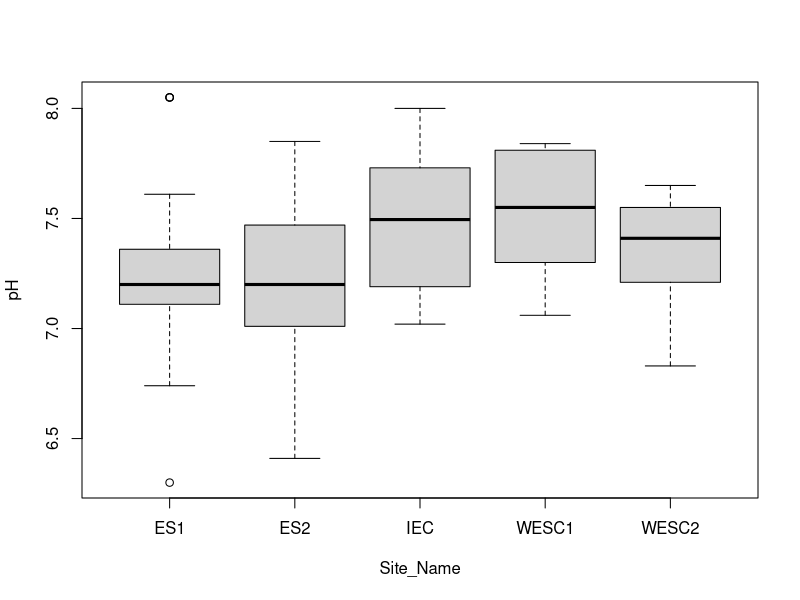
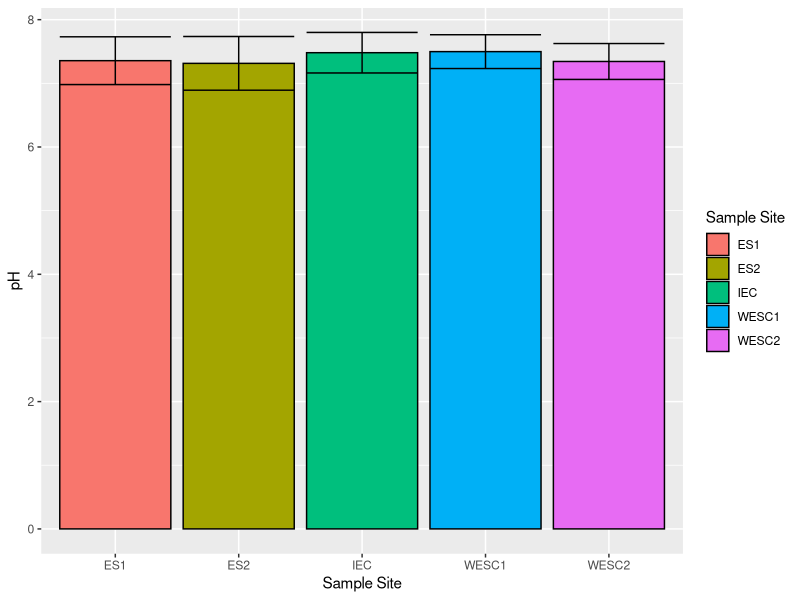
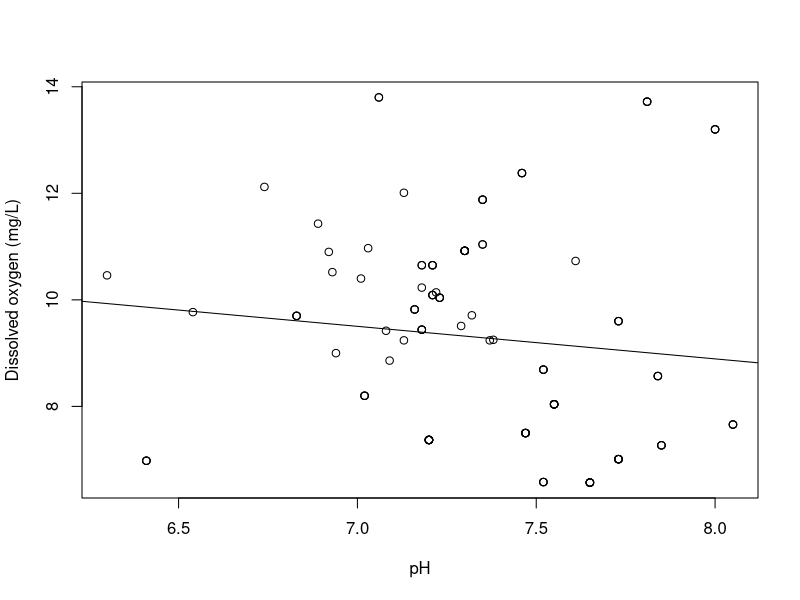
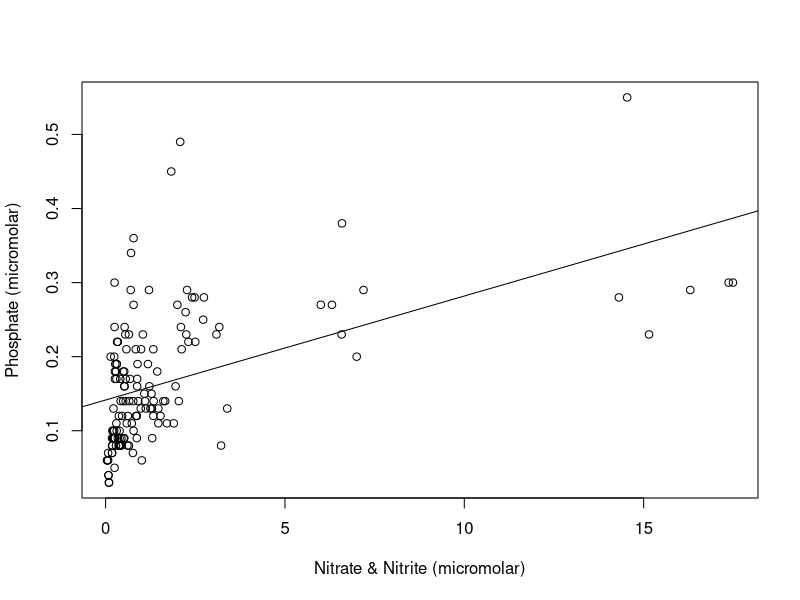

These charts were generated, in order, by the following R code:
## ---- chunk 1
#for example:
2 + 2

#hint: in RStudio Cloud, click on the green triangle in the top right corner of this chunk, then look at the console below for the output!
## ---- chunk 2

getwd() #tells you current working directory information

###note that you must tell R to run (either through keyboard shortcuts or by clicking Run) each line of code or nothing will happen!!

## ---- chunk 3

Elwha_data <- read.csv("Elwha_estuary_water_quality_2006-2014.csv",check.names = F) #reading in our .csv
View(Elwha_data) #look at the data frame you created
colnames(Elwha_data)

## ---- chunk 4

colnames(Elwha_data)[colnames(Elwha_data) == "Nitrate + Nitrite concentration"] <- "Nitrate_Nitrite concentration" #rename column to remove +
colnames(Elwha_data)[colnames(Elwha_data) == "% Dissolved oxygen"] <- "Perc Dissolved oxygen" #rename column to remove %

names(Elwha_data) <- gsub(" ", "_", names(Elwha_data)) #replace spaces with underscores

Elwha_data[Elwha_data == "NS"] <- NA #replaces "NS", which stands for "no sample was collected" with NA, the correct syntax for R to recognize a missing value

Elwha_data <- Elwha_data[1:147,] #gets rid of a few extra, empty rows that were hanging around for no reason

## ---- chunk 5
str(Elwha_data) #tells us about our data frame
Elwha_data[1:5,1:5] #lets us preview the first 5 rows and columns, respectively - [r,c], and the : between numbers means that you are looking at the continuous range between them, like what appears in Excel when you select consecutive cells. You could read it as "through," so that 1:5 would read 1 through 5.
## ---- chunk 6

Elwha_data$Dam_Condition <- as.factor(Elwha_data$Dam_Condition) #the dollar sign helps us give R an absolute reference, similar to Excel syntax
Elwha_data$Site_Name <- as.factor(Elwha_data$Site_Name)

Elwha_data$Phosphate_concentration <- as.numeric(Elwha_data$Phosphate_concentration)
Elwha_data$Nitrate_Nitrite_concentration <- as.numeric(Elwha_data$Nitrate_Nitrite_concentration)
Elwha_data$Ammonium_concentration <- as.numeric(Elwha_data$Ammonium_concentration)
Elwha_data$Salinity <- as.numeric(Elwha_data$Salinity)
Elwha_data$Temperature <- as.numeric(Elwha_data$Temperature)
Elwha_data$Turbidity <- as.numeric(Elwha_data$Turbidity)
Elwha_data$Dissolved_oxygen <- as.numeric(Elwha_data$Dissolved_oxygen)
Elwha_data$Perc_Dissolved_oxygen <- as.numeric(Elwha_data$Perc_Dissolved_oxygen)
Elwha_data$pH <- as.numeric(Elwha_data$pH)

## ---- chunk 7

str(Elwha_data)

## ---- chunk 8

mean_pH <- mean(Elwha_data$pH); mean_pH

## ---- chunk 9

mean_pH <- mean(Elwha_data$pH, na.rm = TRUE); mean_pH #remove rows within column with value NA

## ---- chunk 10

median(Elwha_data$pH, na.rm=TRUE)

## ---- chunk 11

#you can use a semi-colon to combine multiple commands to be more efficient
min(Elwha_data$pH, na.rm = TRUE); max(Elwha_data$pH, na.rm = TRUE)

## ---- chunk 12

sd_pH <- sd(Elwha_data$pH, na.rm = TRUE); sd_pH

## ---- chunk 13

mean_pH <- mean(Elwha_data$pH, na.rm = TRUE)
std_pH <-sd(Elwha_data$pH, na.rm = TRUE)
error <- qnorm(0.975)*std_pH/sqrt(147) #147 is the total number of observations (our n), which is found in the str() output
left <- mean_pH-error
right <- mean_pH+error
left; right

## ---- chunk 14

ttest <- t.test(pH~Dam_Condition, data=Elwha_data); ttest

## ---- chunk 15

during_dam <- subset(Elwha_data,Elwha_data$Dam_Condition=="During removal")
during_dam[1:5,1:5]

## ---- chunk 16

pH_ANOVA <- aov(pH~Site_Name, data=during_dam)
summary(pH_ANOVA)

## ---- chunk 17

plot(pH~Site_Name, data=Elwha_data)

## ---- chunk 18
chooseCRANmirror(ind=1)
install.packages("plyr",repos='http://cran.us.r-project.org')
install.packages("dplyr",repos='http://cran.us.r-project.org') #different packages house different sets of functions - we need a function in package plyr
library(plyr) #tells R to open the library of functions contained in plyr
library(dplyr) #tells R to open the library of functions contained in dplyr

for_aov_plot <- ddply(during_dam,~Site_Name,summarize,mean=mean(pH, na.rm=TRUE),sd=sd(pH, na.rm = TRUE))

for_aov_plot

install.packages("ggplot2")
library(ggplot2)

plot <- ggplot(for_aov_plot, aes(x=Site_Name, y=mean)) + geom_bar(aes(fill=Site_Name),stat="identity", color="black", position=position_dodge()) + geom_errorbar(aes(ymin=mean-sd, ymax=mean+sd)) + labs(x="Sample Site",y="pH",fill="Sample Site")

plot

## ---- chunk 19

DO_pH_reg <- lm(Dissolved_oxygen~pH, data=Elwha_data)
DO_pH_reg
summaryDO <- summary(DO_pH_reg); summaryDO

## ---- chunk 20

plot(Dissolved_oxygen~pH, data=Elwha_data,xlab="pH", ylab="Dissolved oxygen (mg/L)") #the plot function doesn't use any special packages - it is in what we call base R; for units on Dissolved oxygen, we should check the metadata
abline(lm(Dissolved_oxygen~pH, data=Elwha_data)) #plots our regression line

## ---- chunk 21

P_NO3_cor <- cor.test(Elwha_data$Phosphate_concentration,Elwha_data$Nitrate_Nitrite_concentration,method="pearson",use = "complete.obs") #another way to reference the columns; use argument omits rows with NA values
P_NO3_cor

## ---- chunk 22

plot(Elwha_data$Phosphate_concentration~Elwha_data$Nitrate_Nitrite_concentration, xlab="Nitrate & Nitrite (micromolar)", ylab="Phosphate (micromolar)")
abline(lm(Elwha_data$Phosphate_concentration~Elwha_data$Nitrate_Nitrite_concentration))

